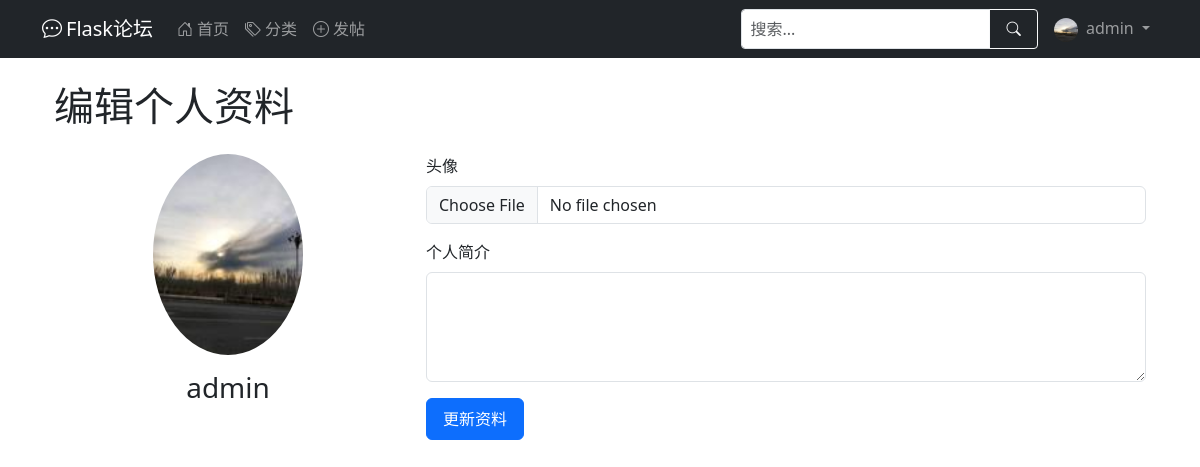
Page /profile/admin on the earlier database version.
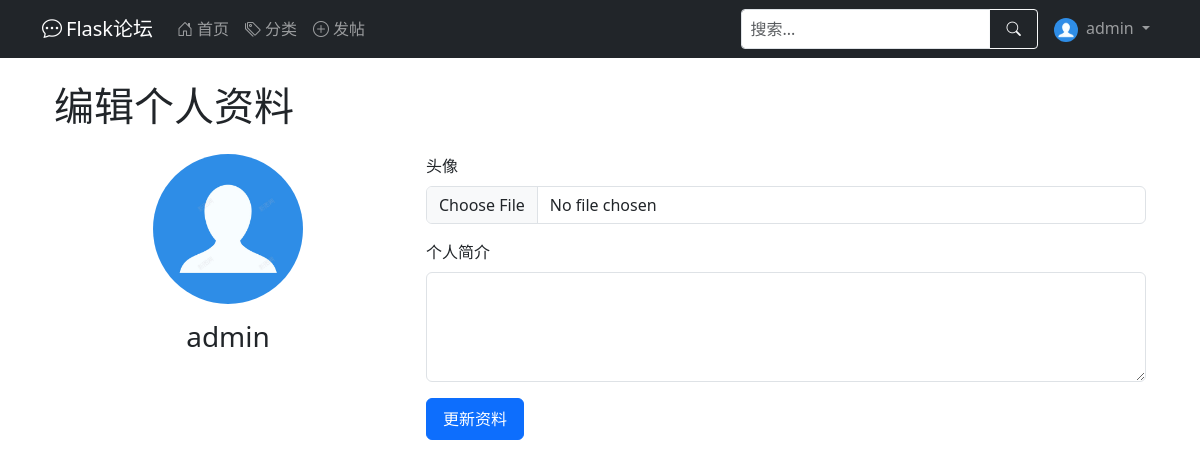
Same page on the later database version.
### app/models.py (models this page shows, shortened)
class User(UserMixin, db.Model):
    __tablename__ = 'user'
    id = db.Column(db.Integer, primary_key=True)
    username = db.Column(db.String(64), index=True, unique=True, nullable=False)
    email = db.Column(db.String(120), index=True, unique=True, nullable=False)
    password_hash = db.Column(db.String(128), nullable=False)
    created_at = db.Column(db.DateTime, default=datetime.utcnow)
    last_seen = db.Column(db.DateTime, default=datetime.utcnow)
    about_me = db.Column(db.Text)
    avatar = db.Column(db.String(120), default='default.jpg')  # 头像
    permissions = db.Column(db.Integer, default=Permissions.USER)
    posts = db.relationship('Post', backref='author', lazy='dynamic')  # 在Post处能查到作者，用法：Post.author
    def avatar_url(self):
        return url_for('static', filename=f'profile_pics/{self.avatar}', _external=True)

### app/routes.py (the view)
@main.route('/profile/<username>')  # 点击编辑资料按钮后的路由
def profile(username):
    user = User.query.filter_by(username=username).first_or_404()
    form = ProfileForm()
    return render_template('edit_profile.html', current_user=user, form=form)

### app/forms.py
class ProfileForm(FlaskForm):  # 个人信息上传表单
    avatar = FileField('头像', validators=[
        FileAllowed(['jpg', 'jpeg', 'png'], '只允许上传图片文件')
    ])
    about_me = TextAreaField('个人简介', validators=[Length(max=200)])
    submit = SubmitField('更新资料')

### app/templates/edit_profile.html (shortened to what this page needs)
{% extends "base.html" %}
{% block content %}
<div class="container mt-4">
    <h1 class="mb-4">编辑个人资料</h1>
    <div class="row">
        <div class="col-md-4">
            <div class="text-center">
                <img src="{{ current_user.avatar_url() }}"
                     class="rounded-circle mb-3" width="150" alt="头像">
                <h3>{{ current_user.username }}</h3>
            </div>
        </div>
        <div class="col-md-8">
            <form method="POST" enctype="multipart/form-data">
                <div class="mb-3">
                    {{ form.avatar.label(class="form-label") }}
                    {{ form.avatar(class="form-control") }}
                </div>
                <div class="mb-3">
                    {{ form.about_me.label(class="form-label") }}
                    {{ form.about_me(class="form-control", rows=4) }}
                </div>
                {{ form.submit(class="btn btn-primary") }}
            </form>
        </div>
    </div>
</div>
{% endblock %}

### app/templates/base.html (shortened to what this page needs)
<!DOCTYPE html>
<html lang="zh" data-bs-theme="auto">
<head>
    <link href="/static/css/bootstrap.min.css" rel="stylesheet">
    <link rel="stylesheet" href="/static/css/bootstrap-icons.css">
</head>
<body>
<nav class="navbar navbar-expand-lg navbar-dark bg-dark desktop-nav">
    <div class="container">
        <a class="navbar-brand" href="{{ url_for('main.index') }}">
            <i class="bi bi-chat-dots me-1"></i>Flask论坛
        </a>
        <div class="collapse navbar-collapse" id="mainNavbar">
            <ul class="navbar-nav me-auto">
                <li class="nav-item">
                    <a class="nav-link" href="{{ url_for('main.index') }}">
                        <i class="bi bi-house-door me-1"></i>首页
                    </a>
                </li>
                <li class="nav-item">
                    <a class="nav-link" href="{{ url_for('main.list_categories') }}">
                        <i class="bi bi-tags me-1"></i>分类
                    </a>
                </li>
                <li class="nav-item">
                    <a class="nav-link" href="{{ url_for('main.create_post') }}">
                        <i class="bi bi-plus-circle me-1"></i>发帖
                    </a>
                </li>
            </ul>
            <form class="d-flex me-2 my-2 my-lg-0" action="{{ url_for('main.index') }}" method="get">
                <div class="input-group">
                    <input type="search" name="q" class="form-control form-control-sm" placeholder="搜索..."
                           aria-label="搜索" value="{{ request.args.get('q', '') }}">
                    <button class="btn btn-outline-light btn-sm" type="submit">
                        <i class="bi bi-search"></i>
                    </button>
                </div>
            </form>
            <ul class="navbar-nav">
                {% if current_user.is_authenticated %}
                <li class="nav-item dropdown">
                    <a class="nav-link dropdown-toggle" href="#" id="userDropdown" role="button"
                       data-bs-toggle="dropdown" aria-expanded="false">
                        <img src="{{ current_user.avatar_url() }}" class="rounded-circle me-1" width="24" height="24"
                             alt="头像">
                        {{ current_user.username }}
                    </a>
                </li>
                {% endif %}
            </ul>
        </div>
    </div>
</nav>
<main class="container mt-3 mb-5">
    {% block content %}{% endblock %}
</main>
</body>
</html>

Differences in the rows shown:
changed User "admin": avatar_url: picture removed, a placeholder shows
